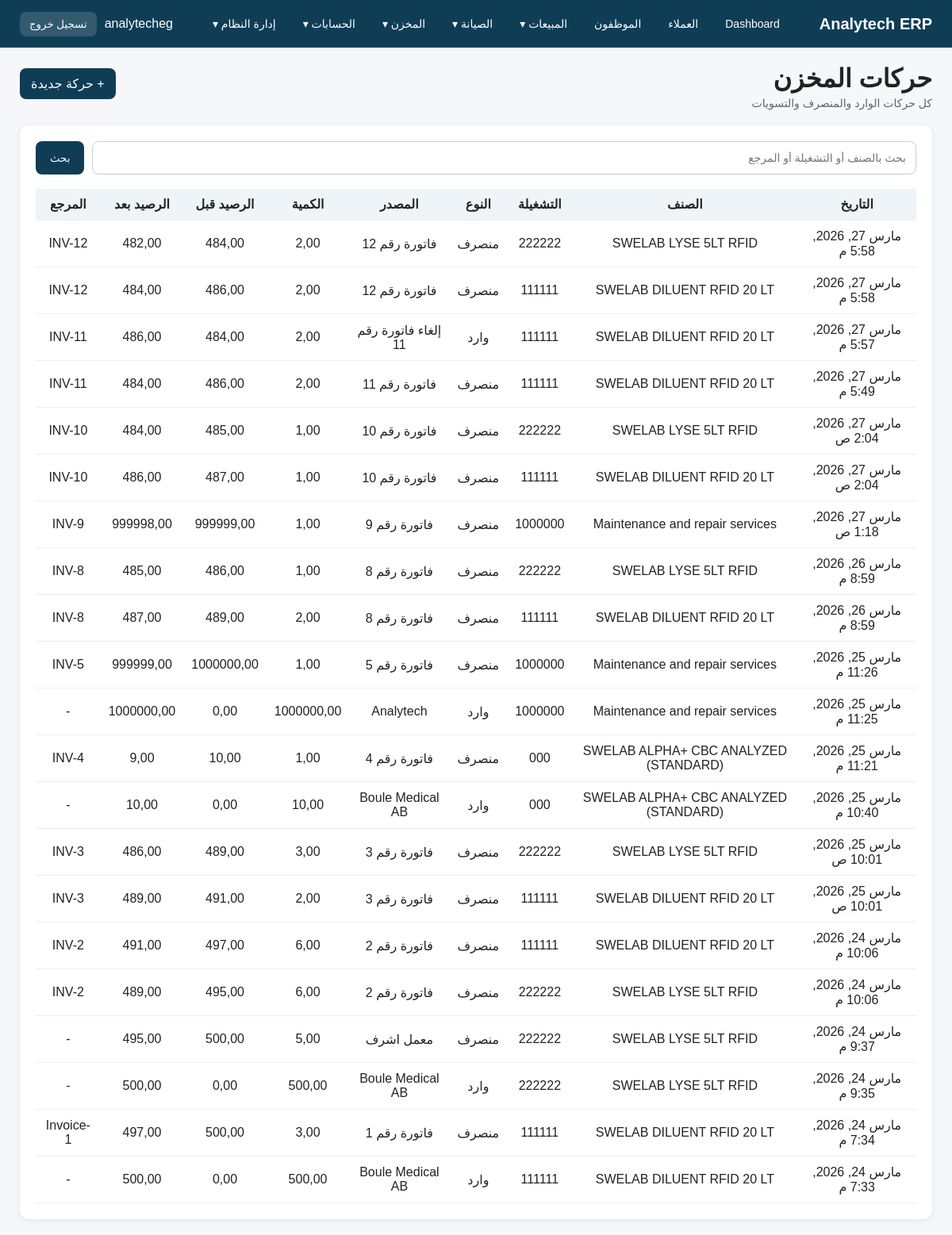
/inventory/transactions/ (signed in), run on the app's committed database.
### app_inventory/models.py (models this page shows, shortened)
class InventoryTransaction(models.Model):
    TRANSACTION_TYPES = [
        ('IN', 'وارد'),
        ('OUT', 'منصرف'),
        ('ADJUSTMENT', 'تسوية'),
    ]
    SOURCE_TYPES = [
        ('Supplier', 'مورد'),
        ('Customer', 'عميل'),
        ('Customer Return', 'مرتجع عميل'),
        ('Maintenance', 'صيانة'),
        ('Maintenance Return', 'مرتجع صيانة'),
        ('Adjustment', 'تسوية'),
        ('Other', 'أخرى'),
    ]
    item = models.ForeignKey(
        InventoryItem,
        on_delete=models.CASCADE,
        related_name='transactions',
        verbose_name='الصنف'
    )
    lot = models.ForeignKey(
        InventoryLot,
        on_delete=models.SET_NULL,
        blank=True,
        null=True,
        verbose_name='التشغيلة'
    )
    transaction_type = models.CharField(max_length=20, choices=TRANSACTION_TYPES, verbose_name='نوع الحركة')
    source_type = models.CharField(max_length=30, choices=SOURCE_TYPES, blank=True, null=True, verbose_name='مصدر الحركة')
    source_name = models.CharField(max_length=200, blank=True, null=True, verbose_name='اسم المصدر / المرجع')
    quantity = models.DecimalField(max_digits=12, decimal_places=2, verbose_name='الكمية')
    balance_before = models.DecimalField(max_digits=12, decimal_places=2, default=0, verbose_name='الرصيد قبل')
    balance_after = models.DecimalField(max_digits=12, decimal_places=2, default=0, verbose_name='الرصيد بعد')
    transaction_date = models.DateTimeField(auto_now_add=True, verbose_name='تاريخ الحركة')
    reference = models.CharField(max_length=200, blank=True, null=True, verbose_name='المرجع')
    notes = models.TextField(blank=True, null=True, verbose_name='ملاحظات')
    class Meta:
        verbose_name = 'حركة مخزنية'
        verbose_name_plural = 'حركات المخزن'
        ordering = ['transaction_date', 'id']

class InventoryItem(models.Model):
    ITEM_TYPES = [
        ('Spare Part', 'قطعة غيار'),
        ('Diluent', 'Diluent'),
        ('Lyse', 'Lyse'),
        ('Cleaner', 'Cleaner'),
        ('Control', 'Control'),
        ('Calibrator', 'Calibrator'),
        ('Other', 'أخرى'),
    ]
    item_name = models.CharField(max_length=200, verbose_name='اسم الصنف')
    item_type = models.CharField(max_length=50, choices=ITEM_TYPES, verbose_name='نوع الصنف')
    item_code = models.CharField(max_length=100, unique=True, verbose_name='كود الصنف')
    quantity = models.DecimalField(max_digits=12, decimal_places=2, default=0, verbose_name='إجمالي الكمية')
    unit = models.CharField(max_length=50, blank=True, null=True, verbose_name='الوحدة')
    min_stock = models.DecimalField(max_digits=12, decimal_places=2, default=0, verbose_name='الحد الأدنى')
    purchase_price = models.DecimalField(max_digits=12, decimal_places=2, default=0, verbose_name='سعر الشراء')
    sale_price = models.DecimalField(max_digits=12, decimal_places=2, default=0, verbose_name='سعر البيع')
    supplier = models.CharField(max_length=200, blank=True, null=True, verbose_name='المورد')
    notes = models.TextField(blank=True, null=True, verbose_name='ملاحظات')
    class Meta:
        verbose_name = 'صنف مخزني'
        verbose_name_plural = 'أصناف المخزن'
        ordering = ['item_name']

class InventoryLot(models.Model):
    item = models.ForeignKey(
        InventoryItem,
        on_delete=models.CASCADE,
        related_name='lots',
        verbose_name='الصنف'
    )
    lot_number = models.CharField(max_length=100, verbose_name='رقم التشغيلة')
    quantity = models.DecimalField(max_digits=12, decimal_places=2, default=0, verbose_name='كمية التشغيلة')
    expiry_date = models.DateField(blank=True, null=True, verbose_name='تاريخ الانتهاء')
    created_at = models.DateTimeField(auto_now_add=True)
    class Meta:
        verbose_name = 'تشغيلة'
        verbose_name_plural = 'التشغيلات'
        unique_together = ('item', 'lot_number')
        ordering = ['expiry_date', 'created_at', 'id']

### app_inventory/views.py (the view, shortened to what this page needs)
# urls.py: path('transactions/', transaction_list, name='inventory_transaction_list'),
def transaction_list(request):
    query = request.GET.get('q', '')
    transactions = InventoryTransaction.objects.select_related('item', 'lot').all().order_by('-transaction_date', '-id')
    return render(request, 'app_inventory/transaction_list.html', {
        'transactions': transactions,
        'query': query,
    })

### templates/app_inventory/transaction_list.html (shortened to what this page needs)
{% extends 'base.html' %}
{% block content %}
<div class="topbar">
    <div>
        <h1>حركات المخزن</h1>
        <div class="sub">كل حركات الوارد والمنصرف والتسويات</div>
    </div>
    <div class="quick-links">
        <a href="{% url 'inventory_transaction_create' %}">+ حركة جديدة</a>
    </div>
</div>
<div class="section">
    <form method="get" style="display:flex; gap:10px; margin-bottom:18px;">
        <input type="text" name="q" value="{{ query }}" placeholder="بحث بالصنف أو التشغيلة أو المرجع"
               style="flex:1; padding:12px; border:1px solid #ccc; border-radius:8px;">
        <button type="submit"
                style="padding:12px 18px; border:none; border-radius:8px; background:#0f3d56; color:white; cursor:pointer;">
            بحث
        </button>
    </form>
    <table style="width:100%; border-collapse:collapse;">
        <thead>
            <tr style="background:#eef4f7;">
                <th>التاريخ</th>
                <th>الصنف</th>
                <th>التشغيلة</th>
                <th>النوع</th>
                <th>المصدر</th>
                <th>الكمية</th>
                <th>الرصيد قبل</th>
                <th>الرصيد بعد</th>
                <th>المرجع</th>
            </tr>
        </thead>
        <tbody>
            {% for tx in transactions %}
            <tr>
                <td>{{ tx.transaction_date }}</td>
                <td>{{ tx.item.item_name }}</td>
                <td>{% if tx.lot %}{{ tx.lot.lot_number }}{% else %}-{% endif %}</td>
                <td>{{ tx.get_transaction_type_display }}</td>
                <td>{{ tx.source_name|default:"-" }}</td>
                <td>{{ tx.quantity }}</td>
                <td>{{ tx.balance_before }}</td>
                <td>{{ tx.balance_after }}</td>
                <td>{{ tx.reference|default:"-" }}</td>
            </tr>
            {% empty %}
            <tr>
                <td colspan="9">لا توجد حركات</td>
            </tr>
            {% endfor %}
        </tbody>
    </table>
</div>
{% endblock %}

### templates/base.html (shortened to what this page needs)
<!DOCTYPE html>
<html lang="ar" dir="rtl">
<head>
</head>
<body>
<div class="navbar">
    <div class="logo">Analytech ERP</div>
    {% if user.is_authenticated %}
    <div class="menu">
        <a href="/">Dashboard</a>
        {% if perms.customers.view_customer %}
        <a href="/customers/">العملاء</a>
        {% endif %}
        {% if perms.app_employees.view_employee %}
        <a href="/employees/">الموظفون</a>
        {% endif %}
        {% if perms.app_quotations.view_quotation or perms.app_sales.view_salesorder or perms.app_invoices.view_invoice or perms.app_employees.view_employeecommission %}
        <div class="dropdown">
            <a href="/reports/sales/">المبيعات ▾</a>
        </div>
        {% endif %}
        {% if perms.app_maintenance.view_maintenancerequest or perms.app_maintenance.view_maintenancevisit or perms.app_maintenance.view_preventivemaintenanceplan %}
        <div class="dropdown">
            <a href="/maintenance/reports/">الصيانة ▾</a>
        </div>
        {% endif %}
        {% if perms.app_inventory.view_inventoryitem or perms.app_inventory.view_inventorylot or perms.app_inventory.view_inventorytransaction or perms.app_inventory.view_recallnotice %}
        <div class="dropdown">
            <a href="/inventory/">المخزن ▾</a>
        </div>
        {% endif %}
        {% if perms.accounting.view_account or perms.accounting.view_journalentry or perms.accounting.view_receiptvoucher or perms.accounting.view_paymentvoucher %}
        <div class="dropdown">
            <a href="/accounting/">الحسابات ▾</a>
        </div>
        {% endif %}
        {% if user.is_staff %}
        <div class="dropdown">
            <a href="/admin/">إدارة النظام ▾</a>
        </div>
        {% endif %}
    </div>
    <div class="user-box">
        <span>{{ user.username }}</span>
        <form method="post" action="{% url 'logout' %}" class="logout-form">
            <button type="submit" class="logout-btn">تسجيل خروج</button>
        </form>
    </div>
    {% endif %}
</div>
<div class="container">
    {% block content %}{% endblock %}
</div>
</body>
</html>

### templates/base.html (style rules this page uses)
body { margin: 0; font-family: Tahoma, Arial, sans-serif; background: #f5f7fa; color: #222; }
.navbar { background: #0f3d56; color: white; padding: 14px 25px; display: flex; justify-content: space-between; align-items: center; gap: 16px; flex-wrap: wrap; }
.logo { font-size: 20px; font-weight: bold; white-space: nowrap; }
.menu { display: flex; align-items: center; gap: 14px; flex-wrap: wrap; }
.menu > a, .dropdown > a { color: white; text-decoration: none; font-size: 14px; padding: 8px 10px; border-radius: 8px; display: inline-block; }
.dropdown { position: relative; }
.container { padding: 20px 25px; }
.topbar { display: flex; justify-content: space-between; align-items: center; margin-bottom: 20px; gap: 15px; flex-wrap: wrap; }
.topbar h1 { margin: 0; }
.sub { color: #666; font-size: 14px; margin-top: 4px; }
.section { background: white; padding: 20px; border-radius: 12px; box-shadow: 0 2px 8px rgba(0,0,0,0.08); }
table { width: 100%; border-collapse: collapse; }
th, td { padding: 10px; border-bottom: 1px solid #eee; text-align: center; vertical-align: middle; }
th { background: #eef4f7; }
.form-control, select, textarea, input[type="text"], input[type="number"], input[type="date"], input[type="email"], input[type="password"] { width: 100%; padding: 10px 12px; border: 1px solid #ccc; border-radius: 8px; font-size: 14px; background: #fff; box-sizing: border-box; }
.quick-links a { display: inline-block; background: #0f3d56; color: white; padding: 10px 14px; border-radius: 8px; text-decoration: none; margin-right: 8px; margin-bottom: 8px; }
.user-box { display: flex; align-items: center; gap: 10px; color: white; }
.logout-form { margin: 0; }
.logout-btn { background: rgba(255,255,255,0.15); border: none; color: white; padding: 8px 12px; border-radius: 8px; cursor: pointer; }

### data on the page
InventoryTransaction: transaction_date "مارس 27, 2026, 5:58 م", item.item_name "SWELAB LYSE 5LT RFID", lot.lot_number "222222", transaction_type "منصرف", source_name "فاتورة رقم 12", quantity "2,00", balance_before "484,00", balance_after "482,00", reference "INV-12"
InventoryTransaction: transaction_date "مارس 27, 2026, 5:58 م", item.item_name "SWELAB DILUENT RFID 20 LT", lot.lot_number "111111", transaction_type "منصرف", source_name "فاتورة رقم 12", quantity "2,00", balance_before "486,00", balance_after "484,00", reference "INV-12"
InventoryTransaction: transaction_date "مارس 27, 2026, 5:57 م", item.item_name "SWELAB DILUENT RFID 20 LT", lot.lot_number "111111", transaction_type "وارد", source_name "إلغاء فاتورة رقم 11", quantity "2,00", balance_before "484,00", balance_after "486,00", reference "INV-11"
InventoryTransaction: transaction_date "مارس 27, 2026, 5:49 م", item.item_name "SWELAB DILUENT RFID 20 LT", lot.lot_number "111111", transaction_type "منصرف", source_name "فاتورة رقم 11", quantity "2,00", balance_before "486,00", balance_after "484,00", reference "INV-11"
InventoryTransaction: transaction_date "مارس 27, 2026, 2:04 ص", item.item_name "SWELAB LYSE 5LT RFID", lot.lot_number "222222", transaction_type "منصرف", source_name "فاتورة رقم 10", quantity "1,00", balance_before "485,00", balance_after "484,00", reference "INV-10"
InventoryTransaction: transaction_date "مارس 27, 2026, 2:04 ص", item.item_name "SWELAB DILUENT RFID 20 LT", lot.lot_number "111111", transaction_type "منصرف", source_name "فاتورة رقم 10", quantity "1,00", balance_before "487,00", balance_after "486,00", reference "INV-10"
InventoryTransaction: transaction_date "مارس 27, 2026, 1:18 ص", item.item_name "Maintenance and repair services", lot.lot_number "1000000", transaction_type "منصرف", source_name "فاتورة رقم 9", quantity "1,00", balance_before "999999,00", balance_after "999998,00", reference "INV-9"
InventoryTransaction: transaction_date "مارس 26, 2026, 8:59 م", item.item_name "SWELAB LYSE 5LT RFID", lot.lot_number "222222", transaction_type "منصرف", source_name "فاتورة رقم 8", quantity "1,00", balance_before "486,00", balance_after "485,00", reference "INV-8"
InventoryTransaction: transaction_date "مارس 26, 2026, 8:59 م", item.item_name "SWELAB DILUENT RFID 20 LT", lot.lot_number "111111", transaction_type "منصرف", source_name "فاتورة رقم 8", quantity "2,00", balance_before "489,00", balance_after "487,00", reference "INV-8"
InventoryTransaction: transaction_date "مارس 25, 2026, 11:26 م", item.item_name "Maintenance and repair services", lot.lot_number "1000000", transaction_type "منصرف", source_name "فاتورة رقم 5", quantity "1,00", balance_before "1000000,00", balance_after "999999,00", reference "INV-5"
InventoryTransaction: transaction_date "مارس 25, 2026, 11:25 م", item.item_name "Maintenance and repair services", lot.lot_number "1000000", transaction_type "وارد", source_name "Analytech", quantity "1000000,00", balance_before "0,00", balance_after "1000000,00", reference "-"
InventoryTransaction: transaction_date "مارس 25, 2026, 11:21 م", item.item_name "SWELAB ALPHA+ CBC ANALYZED (STANDARD)", lot.lot_number "000", transaction_type "منصرف", source_name "فاتورة رقم 4", quantity "1,00", balance_before "10,00", balance_after "9,00", reference "INV-4"
InventoryTransaction: transaction_date "مارس 25, 2026, 10:40 م", item.item_name "SWELAB ALPHA+ CBC ANALYZED (STANDARD)", lot.lot_number "000", transaction_type "وارد", source_name "Boule Medical AB", quantity "10,00", balance_before "0,00", balance_after "10,00", reference "-"
InventoryTransaction: transaction_date "مارس 25, 2026, 10:01 ص", item.item_name "SWELAB LYSE 5LT RFID", lot.lot_number "222222", transaction_type "منصرف", source_name "فاتورة رقم 3", quantity "3,00", balance_before "489,00", balance_after "486,00", reference "INV-3"
InventoryTransaction: transaction_date "مارس 25, 2026, 10:01 ص", item.item_name "SWELAB DILUENT RFID 20 LT", lot.lot_number "111111", transaction_type "منصرف", source_name "فاتورة رقم 3", quantity "2,00", balance_before "491,00", balance_after "489,00", reference "INV-3"
InventoryTransaction: transaction_date "مارس 24, 2026, 10:06 م", item.item_name "SWELAB DILUENT RFID 20 LT", lot.lot_number "111111", transaction_type "منصرف", source_name "فاتورة رقم 2", quantity "6,00", balance_before "497,00", balance_after "491,00", reference "INV-2"
InventoryTransaction: transaction_date "مارس 24, 2026, 10:06 م", item.item_name "SWELAB LYSE 5LT RFID", lot.lot_number "222222", transaction_type "منصرف", source_name "فاتورة رقم 2", quantity "6,00", balance_before "495,00", balance_after "489,00", reference "INV-2"
InventoryTransaction: transaction_date "مارس 24, 2026, 9:37 م", item.item_name "SWELAB LYSE 5LT RFID", lot.lot_number "222222", transaction_type "منصرف", source_name "معمل اشرف", quantity "5,00", balance_before "500,00", balance_after "495,00", reference "-"
InventoryTransaction: transaction_date "مارس 24, 2026, 9:35 م", item.item_name "SWELAB LYSE 5LT RFID", lot.lot_number "222222", transaction_type "وارد", source_name "Boule Medical AB", quantity "500,00", balance_before "0,00", balance_after "500,00", reference "-"
InventoryTransaction: transaction_date "مارس 24, 2026, 7:34 م", item.item_name "SWELAB DILUENT RFID 20 LT", lot.lot_number "111111", transaction_type "منصرف", source_name "فاتورة رقم 1", quantity "3,00", balance_before "500,00", balance_after "497,00", reference "Invoice-1"
InventoryTransaction: transaction_date "مارس 24, 2026, 7:33 م", item.item_name "SWELAB DILUENT RFID 20 LT", lot.lot_number "111111", transaction_type "وارد", source_name "Boule Medical AB", quantity "500,00", balance_before "0,00", balance_after "500,00", reference "-"

### other printed values
{{ user.username }} "analytecheg"
